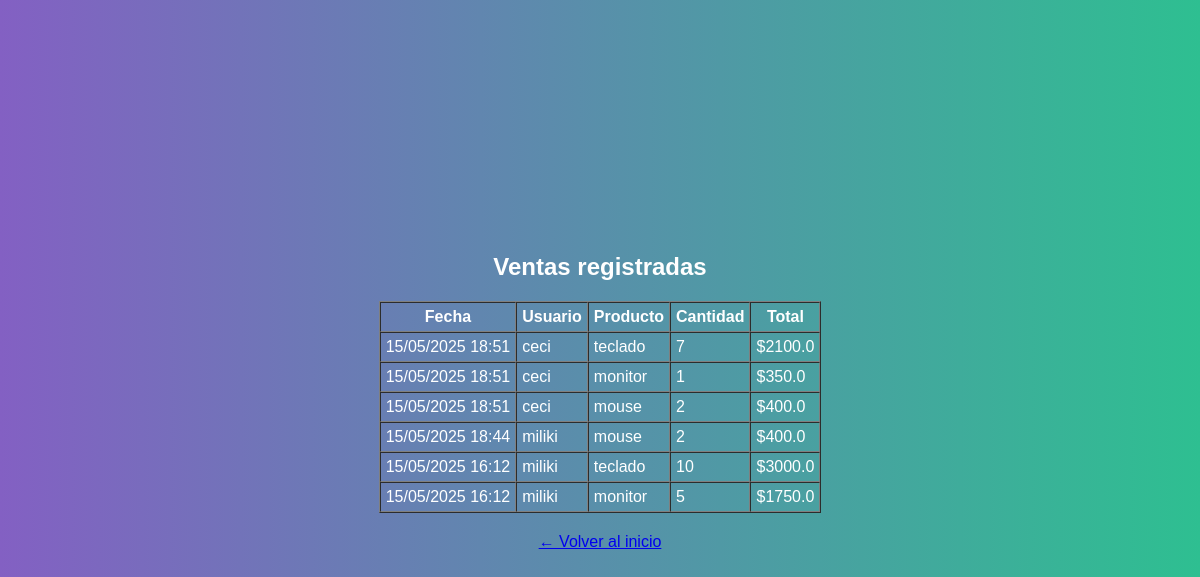
The app's page /ventas (signed in), older data.
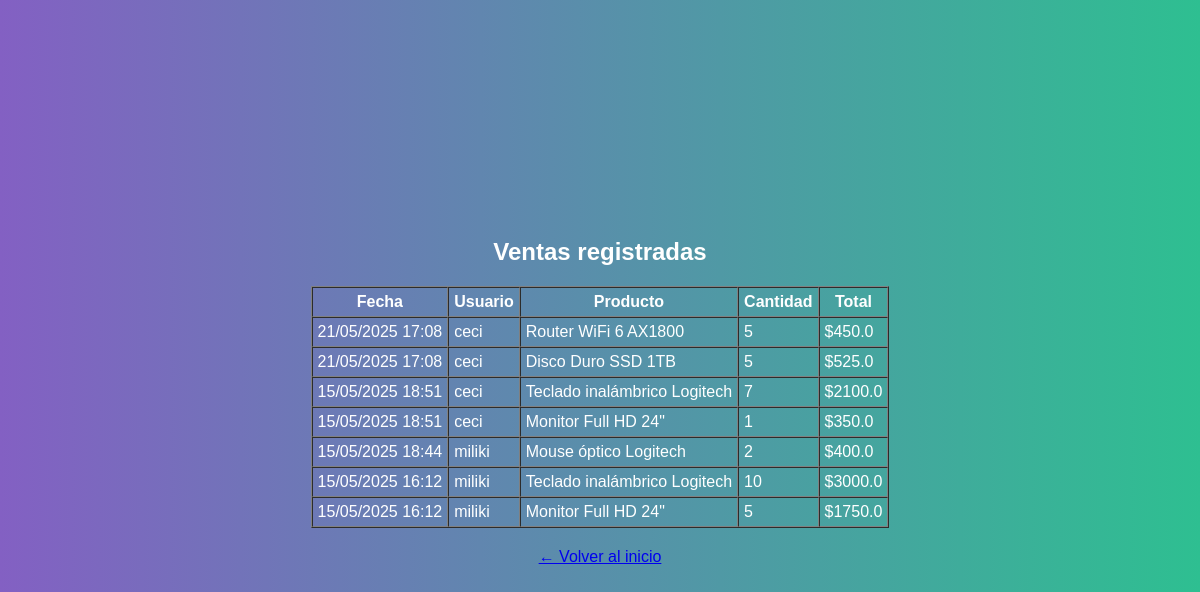
The same page, newer data.
### app/models.py (models this page shows, shortened)
class Venta(db.Model):
    id = db.Column(db.Integer, primary_key=True)
    producto_id = db.Column(db.Integer, db.ForeignKey('producto.id'), nullable=False)    # Producto vendido
    usuario_id = db.Column(db.Integer, db.ForeignKey('user.id'), nullable=False)         # Usuario que realizo la compra
    cantidad = db.Column(db.Integer, nullable=False)
    total = db.Column(db.Float, nullable=False)                                          # Total de la venta
    fecha = db.Column(db.DateTime, default=datetime.utcnow)                              # Fecha y hora de la venta

class User(UserMixin, db.Model):
    id = db.Column(db.Integer, primary_key=True)
    username = db.Column(db.String(100), nullable=False, unique=True)   # Nombre del usuario unico
    email = db.Column(db.String(150), nullable=False, unique=True)      # Email unico
    password = db.Column(db.String(200), nullable=False)                # Contraseña hasheada
    role = db.Column(db.String(10), nullable=False, default='user')     # Rol del Usuario (user o admin)
    ventas = db.relationship('Venta', backref='usuario', lazy=True)     # Relacion con ventas realizadas por el usuario

class Producto(db.Model):
    id = db.Column(db.Integer, primary_key=True)
    nombre = db.Column(db.String(100), nullable=False)
    descripcion = db.Column(db.String(200))
    precio = db.Column(db.Float, nullable=False)             # Precio de venta
    costo_proveedor = db.Column(db.Float, nullable=False)    # Costo del proveedor
    stock = db.Column(db.Integer, nullable=False)
    stock_maximo = db.Column(db.Integer, nullable=False)     # Umbral para alertas de reposicion
    proveedor_id = db.Column(db.Integer, db.ForeignKey('proveedor.id'), nullable=False)    # Relacion con proveedor
    ventas = db.relationship('Venta', backref='producto', lazy=True)      # Relacion con ventas del producto

### app/routes.py (the view)
@main.route('/ventas')
@login_required
def listar_ventas():
    if current_user.role != 'admin':
        flash('Acceso denegado')
        return redirect(url_for('main.dashboard'))
    ventas = Venta.query.order_by(Venta.fecha.desc()).all()
    return render_template('listar_ventas.html', ventas=ventas)

### app/templates/listar_ventas.html (shortened to what this page needs)
{% extends 'base.html' %}
{% block content %}
<h2>Ventas registradas</h2>
{% if ventas %}
  <table border="1" cellpadding="5" cellspacing="0">
    <thead>
      <tr>
        <th>Fecha</th>
        <th>Usuario</th>
        <th>Producto</th>
        <th>Cantidad</th>
        <th>Total</th>
      </tr>
    </thead>
    <tbody>
      {% for venta in ventas %}
      <tr>
        <td>{{ venta.fecha.strftime('%d/%m/%Y %H:%M') }}</td>
        <td>{{ venta.usuario.username }}</td>
        <td>{{ venta.producto.nombre }}</td>
        <td>{{ venta.cantidad }}</td>
        <td>${{ venta.total }}</td>
      </tr>
      {% endfor %}
    </tbody>
  </table>
{% else %}
  <p>No se han registrado ventas aún.</p>
{% endif %}
<p style="text-align: center; margin-top: 20px;">
  <a href="{{ url_for('main.dashboard') }}">← Volver al inicio</a>
</p>
{% endblock %}

Row changes from the older to the newer data that the page shows:
removed Venta: fecha "15/05/2025 18:51", usuario.username "ceci", producto.nombre "mouse", cantidad "2", total "400.0"
added Venta: fecha "21/05/2025 17:08", usuario.username "ceci", producto.nombre "Router WiFi 6 AX1800", cantidad "5", total "450.0"
added Venta: fecha "21/05/2025 17:08", usuario.username "ceci", producto.nombre "Disco Duro SSD 1TB", cantidad "5", total "525.0"
changed through a linked row, Venta (number 3 of 7 on the later page): producto.nombre "teclado" → "Teclado inalámbrico Logitech"
changed through a linked row, Venta (number 4 of 7 on the later page): producto.nombre "monitor" → "Monitor Full HD 24\""
changed through a linked row, Venta: producto.nombre "mouse" → "Mouse óptico Logitech"
changed through a linked row, Venta (number 6 of 7 on the later page): producto.nombre "teclado" → "Teclado inalámbrico Logitech"
changed through a linked row, Venta (number 7 of 7 on the later page): producto.nombre "monitor" → "Monitor Full HD 24\""
